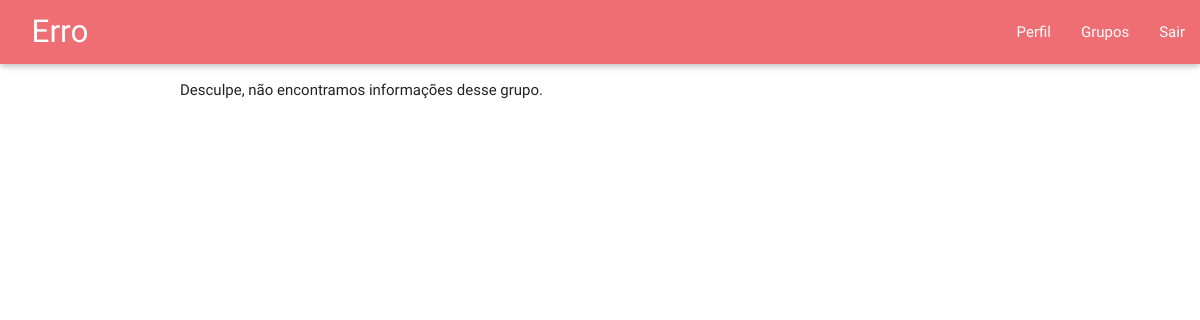
/group_info?g_id=1, run on an earlier commit of the app's database.
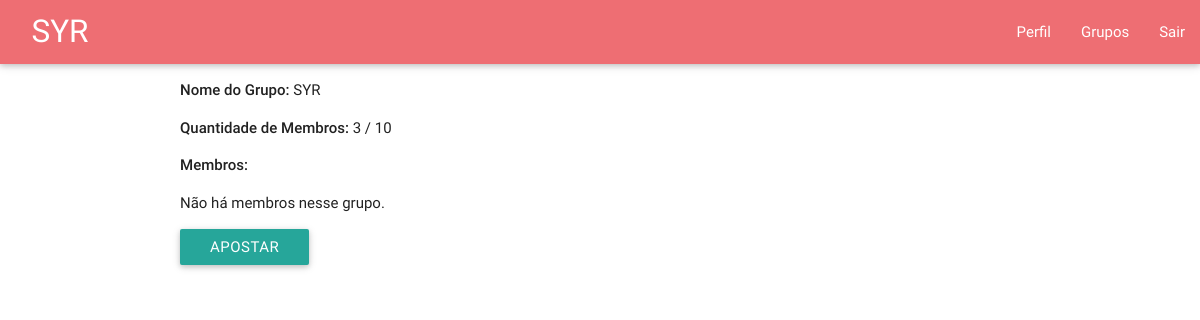
And on a later commit of the database.
### ubet/models.py (models this page shows, shortened)
class Group(models.Model):
	status_list = (('END','FINISHED'),('ABORT','CANCELED'),('WAIT','WAITING'))
	creator = models.ForeignKey(User,null=True,on_delete=models.SET_NULL,related_name='group_creator_user')
	winner = models.ForeignKey(User,null=True,on_delete=models.SET_NULL,related_name='group_winner_user')
	name = models.CharField(max_length=50)
	max_size = models.IntegerField(default=10)
	bet_value = models.IntegerField(default=10)
	date_of_birth = models.DateTimeField(auto_now = True)
	status = models.CharField(choices=status_list,default='WAITING',max_length=50)
	users = models.ManyToManyField(User,symmetrical=True,through='Group_link')
	def users_by_group(self):
		user_list = self.users.all()
		position_list = [Group_link.objects.get(user=u,group=self).position for u in user_list]
		return user_list,position_list
	def cur_size(self):
		return self.users.count()

### ubet/views.py (the view)
# urls.py: url(r'^group_info$', views.group_info,name='group_info'),
def group_info(request):
	if 'g_id' in request.GET:
		try:
			g = Group.objects.get(id=request.GET['g_id'])
		except ObjectDoesNotExist:
			return render(request, 'ubet/group_info.html', { 'error_msg': 'Desculpe, não encontramos informações desse grupo.', 'p_title': 'Erro' })
		u = g.users_by_group()
		user_list = u[0]
		position_list = u[1]
		return render(request, 'ubet/group_info.html', {'group': g, 'users': zip(user_list, position_list), 'p_title': g.name })
	return render(request, 'ubet/group_info.html', { 'error_msg': 'Desculpe, ocorreu um erro.', 'p_title': 'Erro'})

### ubet/templates/ubet/group_info.html (shortened to what this page needs)
{% extends "ubet/base.html" %}
{% block page_title %} {{ p_title }} {% endblock page_title %}
{% block main_content %}
{% if error_msg %}
	<p>{{ error_msg }}</p>
{% else %}
	<p><strong>Nome do Grupo:</strong> {{ group.name }}
	<p><strong>Quantidade de Membros:</strong> {{ group.cur_size }} / {{ group.max_size }}</p>
	<p><strong>Membros:</strong>
	<ul>
	{% if users|length < 1 %}
		<li>Não há membros nesse grupo.</li>
	{% else %}
		{% for u in users %}
			<li>{{ u.0 }} (posição: {{ u.1 }})</li>
		{% endfor %}
	{% endif %}
	</ul>
	<button class="btn">Apostar</button>
{% endif %}
{% endblock main_content %}

What changed in the data, as far as the page shows it:
added Group: name "SYR", cur_size "3", max_size "10"
Also different on the page:
{{ p_title }}: "Erro" → (not shown)
{{ error_msg }}: "Desculpe, não encontramos informações desse grupo." → (not shown)
text now shown: "Nome do Grupo: Quantidade de Membros: / Membros: Não há membros nesse grupo. APOSTAR"
